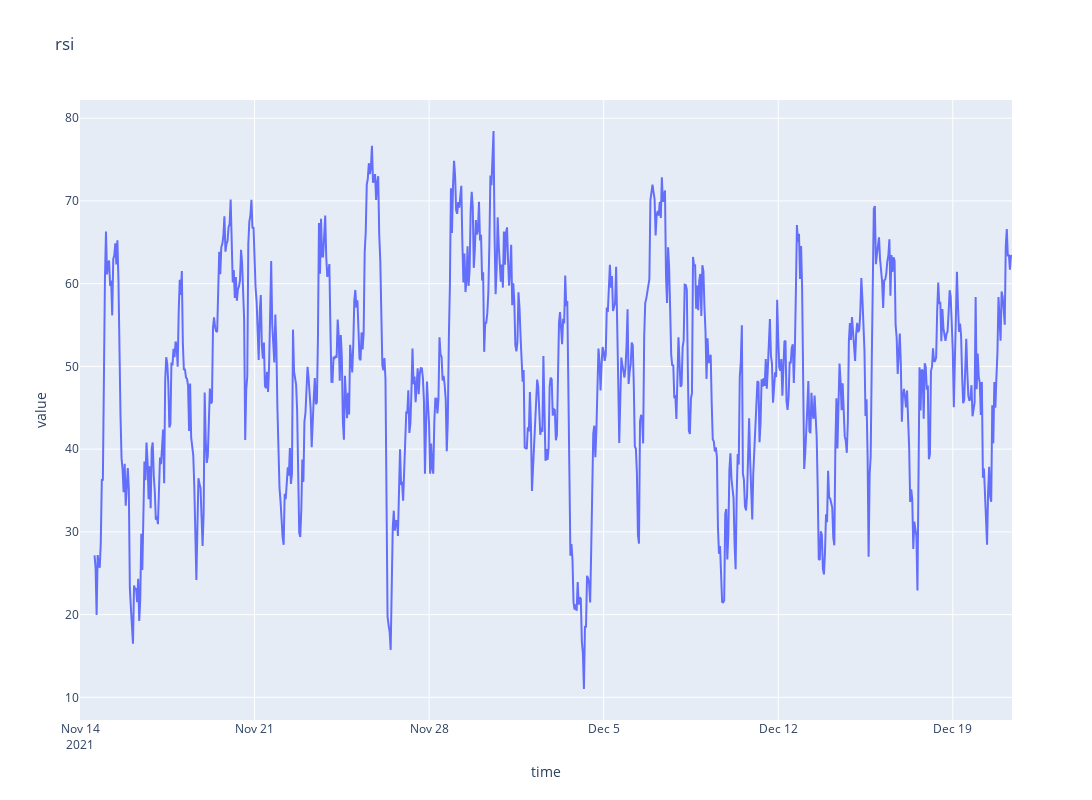
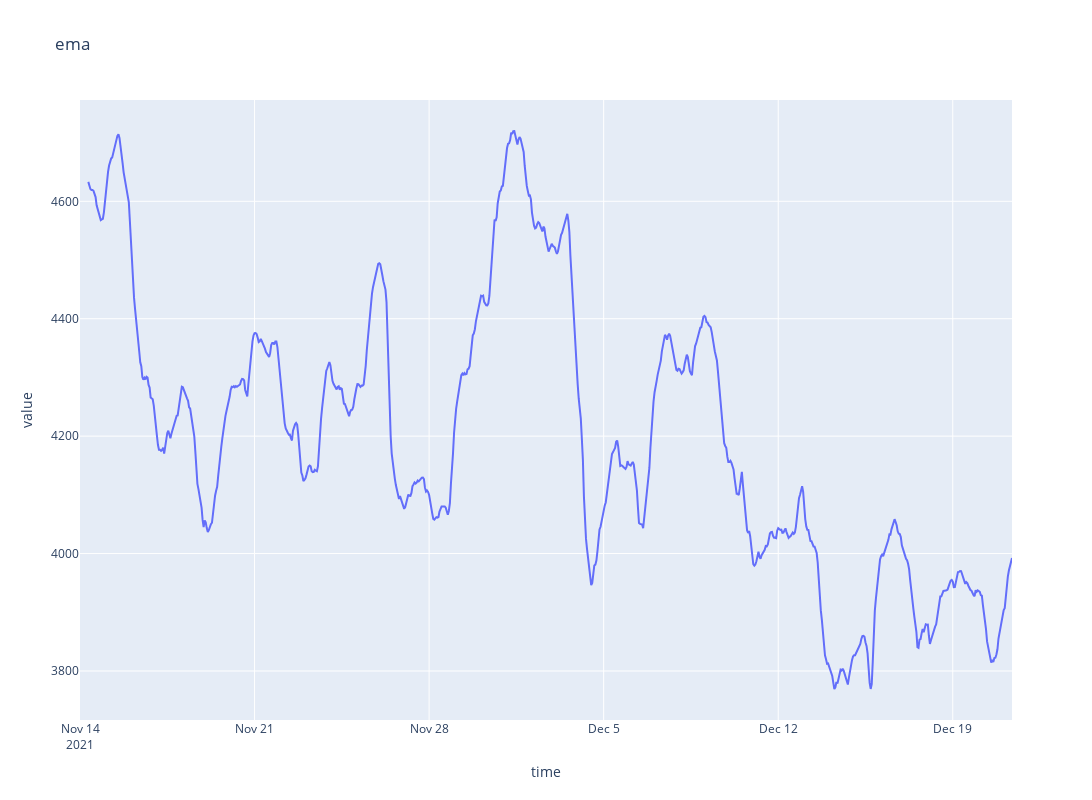

These figures' notebook cell, in order:
### Code cell
candles['rsi'] = ta.RSI(candles, timeperiod=14)
candles['ema'] = ta.EMA(candles, timeperiod=9)
plot_indicators(candles, ['rsi','ema'],  width=1500, height=800)

### Figure 1 — Plotly figure (JSON) as saved in the notebook; plotly's stock layout.template omitted (floating-point values rounded to 4 significant figures; data arrays with more than 128 entries replaced by an {"elided": "..."} marker saying what was removed)
{"data": [{"mode": "lines", "name": "rsi", "type": "scatter", "x": {"elided": "898 str values"}, "y": {"elided": "898 float values"}}], "layout": {"height": 800, "title": {"text": "rsi"}, "width": 1500, "xaxis": {"autorange": true, "range": ["2021-11-14", "2021-12-21 09:00"], "title": {"text": "time"}, "type": "date"}, "yaxis": {"autorange": true, "range": [7.26, 82.2], "title": {"text": "value"}, "type": "linear"}}}

### Figure 2 — Plotly figure (JSON) as saved in the notebook; plotly's stock layout.template omitted (floating-point values rounded to 4 significant figures; data arrays with more than 128 entries replaced by an {"elided": "..."} marker saying what was removed)
{"data": [{"mode": "lines", "name": "ema", "type": "scatter", "x": {"elided": "898 str values"}, "y": {"elided": "898 float values"}}], "layout": {"height": 800, "title": {"text": "ema"}, "width": 1500, "xaxis": {"autorange": true, "range": ["2021-11-14", "2021-12-21 09:00"], "title": {"text": "time"}, "type": "date"}, "yaxis": {"autorange": true, "range": [3716.0, 4773.0], "title": {"text": "value"}, "type": "linear"}}}
